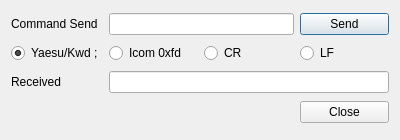
<?xml version="1.0" encoding="UTF-8"?>
<ui version="4.0">
 <class>DialogCommand</class>
 <widget class="QDialog" name="DialogCommand">
  <property name="geometry">
   <rect>
    <x>0</x>
    <y>0</y>
    <width>400</width>
    <height>140</height>
   </rect>
  </property>
  <property name="windowTitle">
   <string>Command</string>
  </property>
  <layout class="QGridLayout" name="gridLayout" columnstretch="0,0,0,0">
   <item row="0" column="0">
    <widget class="QLabel" name="label_commandSend">
     <property name="text">
      <string>Command Send</string>
     </property>
     <property name="buddy">
      <cstring>lineEdit_commandSend</cstring>
     </property>
    </widget>
   </item>
   <item row="2" column="0">
    <widget class="QLabel" name="label_received">
     <property name="text">
      <string>Received</string>
     </property>
     <property name="buddy">
      <cstring>lineEdit_receive</cstring>
     </property>
    </widget>
   </item>
   <item row="0" column="3">
    <widget class="QPushButton" name="pushButton_send">
     <property name="text">
      <string>Send</string>
     </property>
    </widget>
   </item>
   <item row="1" column="3">
    <widget class="QRadioButton" name="radioButton_LF">
     <property name="text">
      <string>LF</string>
     </property>
    </widget>
   </item>
   <item row="0" column="1" colspan="2">
    <widget class="QLineEdit" name="lineEdit_commandSend"/>
   </item>
   <item row="3" column="3">
    <widget class="QPushButton" name="pushButton_close">
     <property name="text">
      <string>Close</string>
     </property>
    </widget>
   </item>
   <item row="1" column="2">
    <widget class="QRadioButton" name="radioButton_CR">
     <property name="text">
      <string>CR</string>
     </property>
    </widget>
   </item>
   <item row="2" column="1" colspan="3">
    <widget class="QLineEdit" name="lineEdit_receive">
     <property name="readOnly">
      <bool>true</bool>
     </property>
    </widget>
   </item>
   <item row="1" column="1">
    <widget class="QRadioButton" name="radioButton_icom">
     <property name="text">
      <string>Icom 0xfd</string>
     </property>
    </widget>
   </item>
   <item row="1" column="0">
    <widget class="QRadioButton" name="radioButton_yaesu">
     <property name="text">
      <string>Yaesu/Kwd ;</string>
     </property>
     <property name="checked">
      <bool>true</bool>
     </property>
    </widget>
   </item>
  </layout>
 </widget>
 <resources/>
 <connections/>
</ui>
